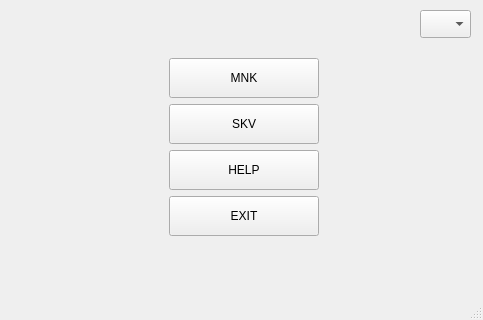
<?xml version="1.0" encoding="UTF-8"?>
<ui version="4.0">
 <class>MainWindow</class>
 <widget class="QMainWindow" name="MainWindow">
  <property name="geometry">
   <rect>
    <x>0</x>
    <y>0</y>
    <width>483</width>
    <height>320</height>
   </rect>
  </property>
  <property name="sizePolicy">
   <sizepolicy hsizetype="Preferred" vsizetype="Preferred">
    <horstretch>0</horstretch>
    <verstretch>0</verstretch>
   </sizepolicy>
  </property>
  <property name="minimumSize">
   <size>
    <width>480</width>
    <height>320</height>
   </size>
  </property>
  <property name="windowTitle">
   <string>Welcome</string>
  </property>
  <widget class="QWidget" name="centralwidget">
   <widget class="QWidget" name="verticalLayoutWidget">
    <property name="geometry">
     <rect>
      <x>169</x>
      <y>6</y>
      <width>152</width>
      <height>281</height>
     </rect>
    </property>
    <layout class="QVBoxLayout" name="verticalLayout">
     <item>
      <spacer name="verticalSpacer">
       <property name="orientation">
        <enum>Qt::Vertical</enum>
       </property>
       <property name="sizeHint" stdset="0">
        <size>
         <width>20</width>
         <height>40</height>
        </size>
       </property>
      </spacer>
     </item>
     <item>
      <widget class="QPushButton" name="mnkButton">
       <property name="sizePolicy">
        <sizepolicy hsizetype="Preferred" vsizetype="Preferred">
         <horstretch>0</horstretch>
         <verstretch>0</verstretch>
        </sizepolicy>
       </property>
       <property name="minimumSize">
        <size>
         <width>150</width>
         <height>40</height>
        </size>
       </property>
       <property name="maximumSize">
        <size>
         <width>150</width>
         <height>16777215</height>
        </size>
       </property>
       <property name="text">
        <string>MNK</string>
       </property>
      </widget>
     </item>
     <item>
      <widget class="QPushButton" name="skvButton">
       <property name="sizePolicy">
        <sizepolicy hsizetype="Preferred" vsizetype="Preferred">
         <horstretch>0</horstretch>
         <verstretch>0</verstretch>
        </sizepolicy>
       </property>
       <property name="minimumSize">
        <size>
         <width>0</width>
         <height>40</height>
        </size>
       </property>
       <property name="maximumSize">
        <size>
         <width>150</width>
         <height>16777215</height>
        </size>
       </property>
       <property name="text">
        <string>SKV</string>
       </property>
      </widget>
     </item>
     <item>
      <widget class="QPushButton" name="helpButton">
       <property name="sizePolicy">
        <sizepolicy hsizetype="Preferred" vsizetype="Preferred">
         <horstretch>0</horstretch>
         <verstretch>0</verstretch>
        </sizepolicy>
       </property>
       <property name="minimumSize">
        <size>
         <width>0</width>
         <height>40</height>
        </size>
       </property>
       <property name="maximumSize">
        <size>
         <width>150</width>
         <height>16777215</height>
        </size>
       </property>
       <property name="text">
        <string>HELP</string>
       </property>
      </widget>
     </item>
     <item>
      <widget class="QPushButton" name="exitButton">
       <property name="sizePolicy">
        <sizepolicy hsizetype="Preferred" vsizetype="Preferred">
         <horstretch>0</horstretch>
         <verstretch>0</verstretch>
        </sizepolicy>
       </property>
       <property name="minimumSize">
        <size>
         <width>0</width>
         <height>40</height>
        </size>
       </property>
       <property name="maximumSize">
        <size>
         <width>150</width>
         <height>16777215</height>
        </size>
       </property>
       <property name="text">
        <string>EXIT</string>
       </property>
      </widget>
     </item>
     <item>
      <spacer name="verticalSpacer_2">
       <property name="orientation">
        <enum>Qt::Vertical</enum>
       </property>
       <property name="sizeHint" stdset="0">
        <size>
         <width>20</width>
         <height>40</height>
        </size>
       </property>
      </spacer>
     </item>
    </layout>
   </widget>
   <widget class="QComboBox" name="comboBoxLanguage">
    <property name="geometry">
     <rect>
      <x>420</x>
      <y>10</y>
      <width>51</width>
      <height>28</height>
     </rect>
    </property>
    <property name="font">
     <font>
      <pointsize>9</pointsize>
     </font>
    </property>
    <property name="currentText">
     <string notr="true"/>
    </property>
   </widget>
  </widget>
  <widget class="QMenuBar" name="menubar">
   <property name="geometry">
    <rect>
     <x>0</x>
     <y>0</y>
     <width>483</width>
     <height>25</height>
    </rect>
   </property>
  </widget>
  <widget class="QStatusBar" name="statusbar"/>
 </widget>
 <resources/>
 <connections/>
</ui>
